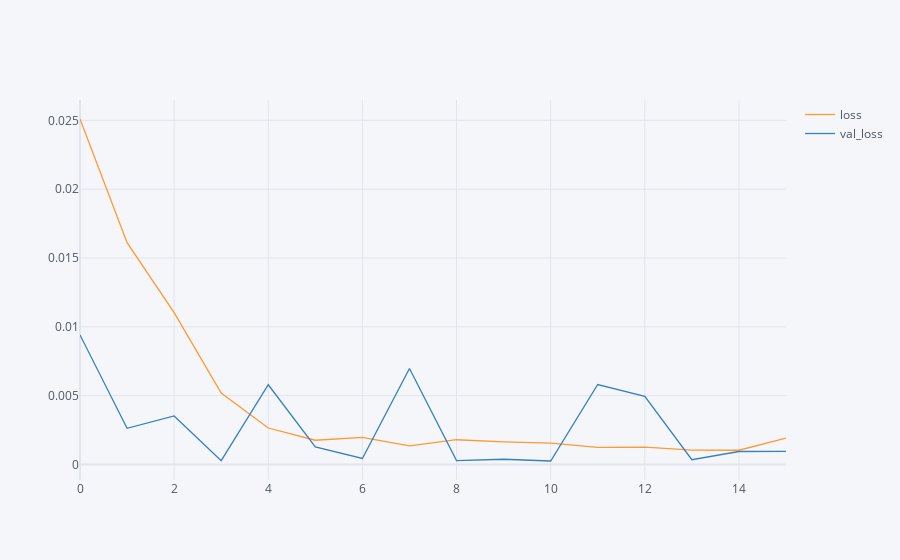

Notebook source saved alongside this figure:
### Code cell
loss_df = pd.DataFrame(model.history.history)
loss_df.iplot()

### Figure 1 — Plotly figure (JSON) as saved in the notebook; plotly's stock layout.template omitted (floating-point values rounded to 4 significant figures)
{"data": [{"line": {"color": "rgba(255, 153, 51, 1.0)", "dash": "solid", "shape": "linear", "width": 1.3}, "mode": "lines", "name": "loss", "text": "", "type": "scatter", "x": [0, 1, 2, 3, 4, 5, 6, 7, 8, 9, 10, 11, 12, 13, 14, 15], "y": [0.0251, 0.01612, 0.01103, 0.005187, 0.002648, 0.00176, 0.001969, 0.001352, 0.001797, 0.00164, 0.001551, 0.001241, 0.001257, 0.001042, 0.001034, 0.001921]}, {"line": {"color": "rgba(55, 128, 191, 1.0)", "dash": "solid", "shape": "linear", "width": 1.3}, "mode": "lines", "name": "val_loss", "text": "", "type": "scatter", "x": [0, 1, 2, 3, 4, 5, 6, 7, 8, 9, 10, 11, 12, 13, 14, 15], "y": [0.009411, 0.002628, 0.003526, 0.000279, 0.00579, 0.00127, 0.0004376, 0.006971, 0.0002756, 0.0003805, 0.0002515, 0.005808, 0.004954, 0.0003436, 0.0009426, 0.0009438]}], "layout": {"autosize": true, "legend": {"bgcolor": "#F5F6F9", "font": {"color": "#4D5663"}}, "paper_bgcolor": "#F5F6F9", "plot_bgcolor": "#F5F6F9", "title": {"font": {"color": "#4D5663"}}, "xaxis": {"autorange": true, "gridcolor": "#E1E5ED", "range": [0, 15], "showgrid": true, "tickfont": {"color": "#4D5663"}, "title": {"font": {"color": "#4D5663"}, "text": ""}, "type": "linear", "zerolinecolor": "#E1E5ED"}, "yaxis": {"autorange": true, "gridcolor": "#E1E5ED", "range": [-0.001129, 0.02648], "showgrid": true, "tickfont": {"color": "#4D5663"}, "title": {"font": {"color": "#4D5663"}, "text": ""}, "type": "linear", "zerolinecolor": "#E1E5ED"}}}
